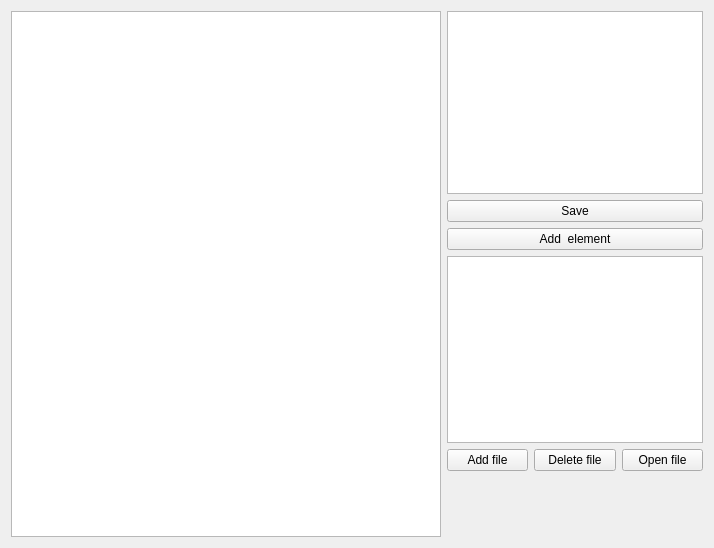
<?xml version="1.0" encoding="UTF-8"?>
<ui version="4.0">
 <class>TreeTextView</class>
 <widget class="QWidget" name="TreeTextView">
  <property name="geometry">
   <rect>
    <x>0</x>
    <y>0</y>
    <width>714</width>
    <height>548</height>
   </rect>
  </property>
  <property name="windowTitle">
   <string>Form</string>
  </property>
  <layout class="QHBoxLayout" name="horizontalLayout_2" stretch="1,0">
   <item>
    <widget class="QTreeView" name="treeView">
     <property name="sizePolicy">
      <sizepolicy hsizetype="Expanding" vsizetype="Expanding">
       <horstretch>0</horstretch>
       <verstretch>0</verstretch>
      </sizepolicy>
     </property>
    </widget>
   </item>
   <item>
    <layout class="QVBoxLayout" name="verticalLayout_3">
     <property name="leftMargin">
      <number>0</number>
     </property>
     <property name="bottomMargin">
      <number>0</number>
     </property>
     <item>
      <layout class="QVBoxLayout" name="verticalLayout">
       <item>
        <widget class="QTextBrowser" name="textBrowser">
         <property name="readOnly">
          <bool>false</bool>
         </property>
        </widget>
       </item>
       <item>
        <widget class="QPushButton" name="pushButton_save">
         <property name="text">
          <string>Save</string>
         </property>
        </widget>
       </item>
       <item>
        <widget class="QPushButton" name="pushButton_addElement">
         <property name="text">
          <string>Add  element</string>
         </property>
        </widget>
       </item>
      </layout>
     </item>
     <item>
      <layout class="QVBoxLayout" name="verticalLayout_4">
       <property name="topMargin">
        <number>0</number>
       </property>
       <property name="bottomMargin">
        <number>0</number>
       </property>
       <item>
        <widget class="QTreeView" name="treeView_files"/>
       </item>
       <item>
        <layout class="QHBoxLayout" name="horizontalLayout_4">
         <property name="bottomMargin">
          <number>0</number>
         </property>
         <item>
          <widget class="QPushButton" name="pushButton_addFile">
           <property name="text">
            <string>Add file</string>
           </property>
          </widget>
         </item>
         <item>
          <widget class="QPushButton" name="pushButton_deleteFile">
           <property name="text">
            <string>Delete file</string>
           </property>
          </widget>
         </item>
         <item>
          <widget class="QPushButton" name="pushButton_openFiel">
           <property name="text">
            <string>Open file</string>
           </property>
          </widget>
         </item>
        </layout>
       </item>
       <item>
        <spacer name="verticalSpacer_2">
         <property name="orientation">
          <enum>Qt::Vertical</enum>
         </property>
         <property name="sizeHint" stdset="0">
          <size>
           <width>20</width>
           <height>40</height>
          </size>
         </property>
        </spacer>
       </item>
      </layout>
     </item>
     <item>
      <spacer name="verticalSpacer">
       <property name="orientation">
        <enum>Qt::Vertical</enum>
       </property>
       <property name="sizeHint" stdset="0">
        <size>
         <width>20</width>
         <height>40</height>
        </size>
       </property>
      </spacer>
     </item>
    </layout>
   </item>
  </layout>
 </widget>
 <resources/>
 <connections/>
</ui>
